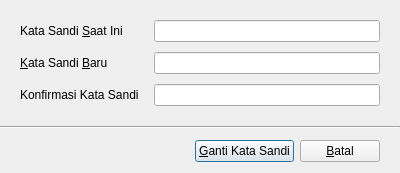
<?xml version="1.0" encoding="UTF-8"?>
<ui version="4.0">
 <class>ChangePasswordDialog</class>
 <widget class="QDialog" name="ChangePasswordDialog">
  <property name="geometry">
   <rect>
    <x>0</x>
    <y>0</y>
    <width>400</width>
    <height>173</height>
   </rect>
  </property>
  <property name="minimumSize">
   <size>
    <width>400</width>
    <height>0</height>
   </size>
  </property>
  <property name="windowTitle">
   <string>Dialog</string>
  </property>
  <layout class="QVBoxLayout" name="verticalLayout">
   <property name="spacing">
    <number>0</number>
   </property>
   <property name="leftMargin">
    <number>0</number>
   </property>
   <property name="topMargin">
    <number>0</number>
   </property>
   <property name="rightMargin">
    <number>0</number>
   </property>
   <property name="bottomMargin">
    <number>0</number>
   </property>
   <item>
    <widget class="QFrame" name="contentFrame">
     <layout class="QFormLayout" name="formLayout">
      <property name="horizontalSpacing">
       <number>15</number>
      </property>
      <property name="verticalSpacing">
       <number>10</number>
      </property>
      <property name="leftMargin">
       <number>20</number>
      </property>
      <property name="topMargin">
       <number>20</number>
      </property>
      <property name="rightMargin">
       <number>20</number>
      </property>
      <property name="bottomMargin">
       <number>20</number>
      </property>
      <item row="0" column="0">
       <widget class="QLabel" name="passwordLabel">
        <property name="text">
         <string>Kata Sandi &amp;Saat Ini</string>
        </property>
        <property name="buddy">
         <cstring>currentPasswordEdit</cstring>
        </property>
       </widget>
      </item>
      <item row="0" column="1">
       <widget class="QLineEdit" name="currentPasswordEdit">
        <property name="maxLength">
         <number>40</number>
        </property>
        <property name="echoMode">
         <enum>QLineEdit::Password</enum>
        </property>
       </widget>
      </item>
      <item row="1" column="0">
       <widget class="QLabel" name="newPasswordLabel">
        <property name="text">
         <string>&amp;Kata Sandi &amp;Baru</string>
        </property>
        <property name="buddy">
         <cstring>newPasswordEdit</cstring>
        </property>
       </widget>
      </item>
      <item row="1" column="1">
       <widget class="QLineEdit" name="newPasswordEdit">
        <property name="maxLength">
         <number>40</number>
        </property>
        <property name="echoMode">
         <enum>QLineEdit::Password</enum>
        </property>
       </widget>
      </item>
      <item row="2" column="0">
       <widget class="QLabel" name="confirmPasswordLabel">
        <property name="text">
         <string>Konfirmasi Kata Sandi</string>
        </property>
        <property name="buddy">
         <cstring>confirmPasswordEdit</cstring>
        </property>
       </widget>
      </item>
      <item row="2" column="1">
       <widget class="QLineEdit" name="confirmPasswordEdit">
        <property name="maxLength">
         <number>40</number>
        </property>
        <property name="echoMode">
         <enum>QLineEdit::Password</enum>
        </property>
       </widget>
      </item>
     </layout>
    </widget>
   </item>
   <item>
    <widget class="Line" name="line">
     <property name="orientation">
      <enum>Qt::Horizontal</enum>
     </property>
    </widget>
   </item>
   <item>
    <widget class="QFrame" name="footerFrame">
     <layout class="QHBoxLayout" name="horizontalLayout">
      <property name="leftMargin">
       <number>20</number>
      </property>
      <property name="topMargin">
       <number>10</number>
      </property>
      <property name="rightMargin">
       <number>20</number>
      </property>
      <property name="bottomMargin">
       <number>10</number>
      </property>
      <item>
       <spacer name="horizontalSpacer">
        <property name="orientation">
         <enum>Qt::Horizontal</enum>
        </property>
        <property name="sizeHint" stdset="0">
         <size>
          <width>40</width>
          <height>20</height>
         </size>
        </property>
       </spacer>
      </item>
      <item>
       <widget class="QPushButton" name="saveButton">
        <property name="text">
         <string>&amp;Ganti Kata Sandi</string>
        </property>
       </widget>
      </item>
      <item>
       <widget class="QPushButton" name="cancelButton">
        <property name="text">
         <string>&amp;Batal</string>
        </property>
       </widget>
      </item>
     </layout>
    </widget>
   </item>
  </layout>
 </widget>
 <resources/>
 <connections/>
</ui>
